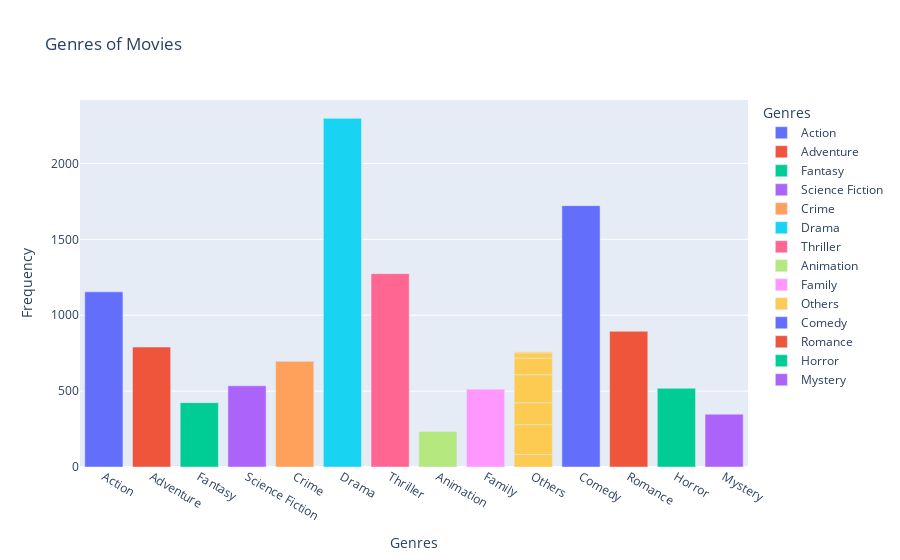

The cell this chart's notebook holds for it:
### Markdown cell above
## Q4: Use bar chart draws the relationship between genres of movies and Frequency.
![p1.png](attachment:p1.png)

### Code cell
fig = px.bar(genres_df, x='Genres', y='Frequency', color='Genres', title='Genres of Movies')
fig.show()

### Figure 1 — Plotly figure (JSON) as saved in the notebook; plotly's stock layout.template omitted (floating-point values rounded to 4 significant figures)
{"data": [{"alignmentgroup": "True", "hovertemplate": "Genres=%{x}<br>Frequency=%{y}<extra></extra>", "legendgroup": "Action", "marker": {"color": "#636efa", "pattern": {"shape": ""}}, "name": "Action", "offsetgroup": "Action", "orientation": "v", "showlegend": true, "textposition": "auto", "type": "bar", "x": ["Action"], "xaxis": "x", "y": [1154], "yaxis": "y"}, {"alignmentgroup": "True", "hovertemplate": "Genres=%{x}<br>Frequency=%{y}<extra></extra>", "legendgroup": "Adventure", "marker": {"color": "#EF553B", "pattern": {"shape": ""}}, "name": "Adventure", "offsetgroup": "Adventure", "orientation": "v", "showlegend": true, "textposition": "auto", "type": "bar", "x": ["Adventure"], "xaxis": "x", "y": [790], "yaxis": "y"}, {"alignmentgroup": "True", "hovertemplate": "Genres=%{x}<br>Frequency=%{y}<extra></extra>", "legendgroup": "Fantasy", "marker": {"color": "#00cc96", "pattern": {"shape": ""}}, "name": "Fantasy", "offsetgroup": "Fantasy", "orientation": "v", "showlegend": true, "textposition": "auto", "type": "bar", "x": ["Fantasy"], "xaxis": "x", "y": [424], "yaxis": "y"}, {"alignmentgroup": "True", "hovertemplate": "Genres=%{x}<br>Frequency=%{y}<extra></extra>", "legendgroup": "Science Fiction", "marker": {"color": "#ab63fa", "pattern": {"shape": ""}}, "name": "Science Fiction", "offsetgroup": "Science Fiction", "orientation": "v", "showlegend": true, "textposition": "auto", "type": "bar", "x": ["Science Fiction"], "xaxis": "x", "y": [535], "yaxis": "y"}, {"alignmentgroup": "True", "hovertemplate": "Genres=%{x}<br>Frequency=%{y}<extra></extra>", "legendgroup": "Crime", "marker": {"color": "#FFA15A", "pattern": {"shape": ""}}, "name": "Crime", "offsetgroup": "Crime", "orientation": "v", "showlegend": true, "textposition": "auto", "type": "bar", "x": ["Crime"], "xaxis": "x", "y": [696], "yaxis": "y"}, {"alignmentgroup": "True", "hovertemplate": "Genres=%{x}<br>Frequency=%{y}<extra></extra>", "legendgroup": "Drama", "marker": {"color": "#19d3f3", "pattern": {"shape": ""}}, "name": "Drama", "offsetgroup": "Drama", "orientation": "v", "showlegend": true, "textposition": "auto", "type": "bar", "x": ["Drama"], "xaxis": "x", "y": [2297], "yaxis": "y"}, {"alignmentgroup": "True", "hovertemplate": "Genres=%{x}<br>Frequency=%{y}<extra></extra>", "legendgroup": "Thriller", "marker": {"color": "#FF6692", "pattern": {"shape": ""}}, "name": "Thriller", "offsetgroup": "Thriller", "orientation": "v", "showlegend": true, "textposition": "auto", "type": "bar", "x": ["Thriller"], "xaxis": "x", "y": [1274], "yaxis": "y"}, {"alignmentgroup": "True", "hovertemplate": "Genres=%{x}<br>Frequency=%{y}<extra></extra>", "legendgroup": "Animation", "marker": {"color": "#B6E880", "pattern": {"shape": ""}}, "name": "Animation", "offsetgroup": "Animation", "orientation": "v", "showlegend": true, "textposition": "auto", "type": "bar", "x": ["Animation"], "xaxis": "x", "y": [234], "yaxis": "y"}, {"alignmentgroup": "True", "hovertemplate": "Genres=%{x}<br>Frequency=%{y}<extra></extra>", "legendgroup": "Family", "marker": {"color": "#FF97FF", "pattern": {"shape": ""}}, "name": "Family", "offsetgroup": "Family", "orientation": "v", "showlegend": true, "textposition": "auto", "type": "bar", "x": ["Family"], "xaxis": "x", "y": [513], "yaxis": "y"}, {"alignmentgroup": "True", "hovertemplate": "Genres=%{x}<br>Frequency=%{y}<extra></extra>", "legendgroup": "Others", "marker": {"color": "#FECB52", "pattern": {"shape": ""}}, "name": "Others", "offsetgroup": "Others", "orientation": "v", "showlegend": true, "textposition": "auto", "type": "bar", "x": ["Others", "Others", "Others", "Others", "Others", "Others", "Others"], "xaxis": "x", "y": [82, 197, 144, 185, 110, 34, 8], "yaxis": "y"}, {"alignmentgroup": "True", "hovertemplate": "Genres=%{x}<br>Frequency=%{y}<extra></extra>", "legendgroup": "Comedy", "marker": {"color": "#636efa", "pattern": {"shape": ""}}, "name": "Comedy", "offsetgroup": "Comedy", "orientation": "v", "showlegend": true, "textposition": "auto", "type": "bar", "x": ["Comedy"], "xaxis": "x", "y": [1722], "yaxis": "y"}, {"alignmentgroup": "True", "hovertemplate": "Genres=%{x}<br>Frequency=%{y}<extra></extra>", "legendgroup": "Romance", "marker": {"color": "#EF553B", "pattern": {"shape": ""}}, "name": "Romance", "offsetgroup": "Romance", "orientation": "v", "showlegend": true, "textposition": "auto", "type": "bar", "x": ["Romance"], "xaxis": "x", "y": [894], "yaxis": "y"}, {"alignmentgroup": "True", "hovertemplate": "Genres=%{x}<br>Frequency=%{y}<extra></extra>", "legendgroup": "Horror", "marker": {"color": "#00cc96", "pattern": {"shape": ""}}, "name": "Horror", "offsetgroup": "Horror", "orientation": "v", "showlegend": true, "textposition": "auto", "type": "bar", "x": ["Horror"], "xaxis": "x", "y": [519], "yaxis": "y"}, {"alignmentgroup": "True", "hovertemplate": "Genres=%{x}<br>Frequency=%{y}<extra></extra>", "legendgroup": "Mystery", "marker": {"color": "#ab63fa", "pattern": {"shape": ""}}, "name": "Mystery", "offsetgroup": "Mystery", "orientation": "v", "showlegend": true, "textposition": "auto", "type": "bar", "x": ["Mystery"], "xaxis": "x", "y": [348], "yaxis": "y"}], "layout": {"barmode": "relative", "legend": {"title": {"text": "Genres"}, "tracegroupgap": 0}, "title": {"text": "Genres of Movies"}, "xaxis": {"anchor": "y", "categoryarray": ["Action", "Adventure", "Fantasy", "Science Fiction", "Crime", "Drama", "Thriller", "Animation", "Family", "Others", "Comedy", "Romance", "Horror", "Mystery"], "categoryorder": "array", "domain": [0, 1], "title": {"text": "Genres"}}, "yaxis": {"anchor": "x", "domain": [0, 1], "title": {"text": "Frequency"}}}}
